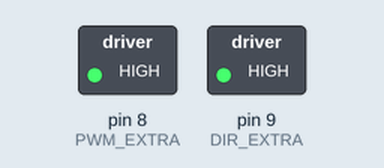
Bench run of a sketch on a simulated Arduino Uno, built with avr-gcc and run on an emulated ATmega328P. Parts: switched loads named in the sketch (green lamp = pin HIGH). What the sketch prints to the serial monitor is not drawn.

Above: at 0.1 s.
Timing chart, 0 to 1.6 s (numbered marks = the images above):
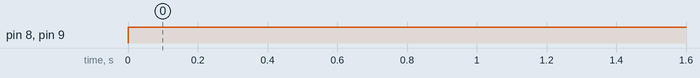

Measured:
- by itself, pin 8 (PWM_EXTRA), pin 9 (DIR_EXTRA): LOW → HIGH at 0.00 s

The sketch:

control_lif.ino
```cpp
#define PWM_EXTRA 8
#define DIR_EXTRA 9
int extraSpeed = 250;

void setup() {
    Serial.begin(115200);
    pinMode(PWM_EXTRA, OUTPUT);
    pinMode(DIR_EXTRA, OUTPUT);
    analogWrite(PWM_EXTRA, 0);
}
void loop() {
  // put your main code here, to run repeatedly:
    Serial.println("⚙️ Extra Motor: เดินหน้า 3 วิ...");
    digitalWrite(DIR_EXTRA, HIGH);   // ขึ้น
    analogWrite(PWM_EXTRA, extraSpeed);
    // delay(100);
    // Serial.println("🔁 Extra Motor: ถอยหลัง 3 วิ...");
    // digitalWrite(DIR_EXTRA, LOW);    // ลง
    // analogWrite(PWM_EXTRA, extraSpeed);
    // delay(10000);
}
```
